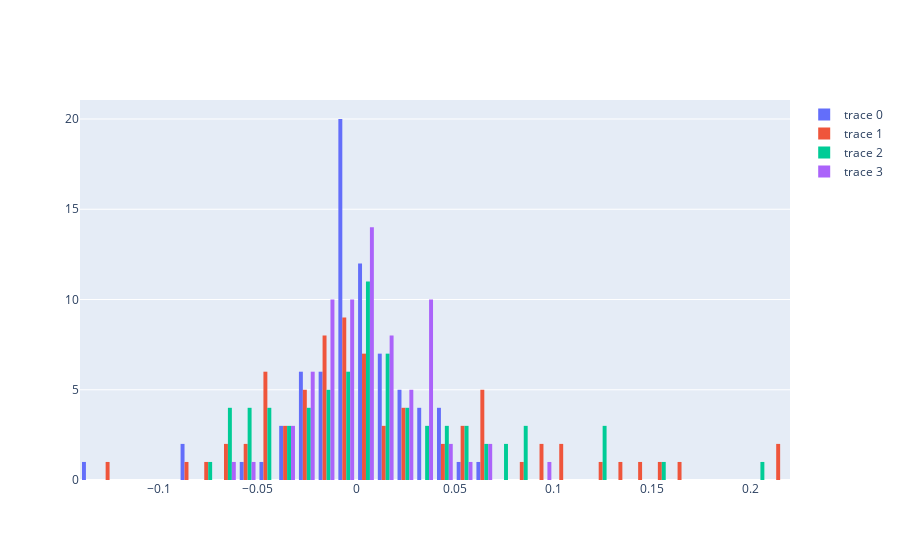

Source (notebook cell):
### Code cell
fig = go.Figure()
fig.add_trace(go.Histogram(x=returns_df.BABA))
fig.add_trace(go.Histogram(x=returns_df.PLTR))
fig.add_trace(go.Histogram(x=returns_df.PDD))
fig.add_trace(go.Histogram(x=returns_df.KTOS))
fig.show()
